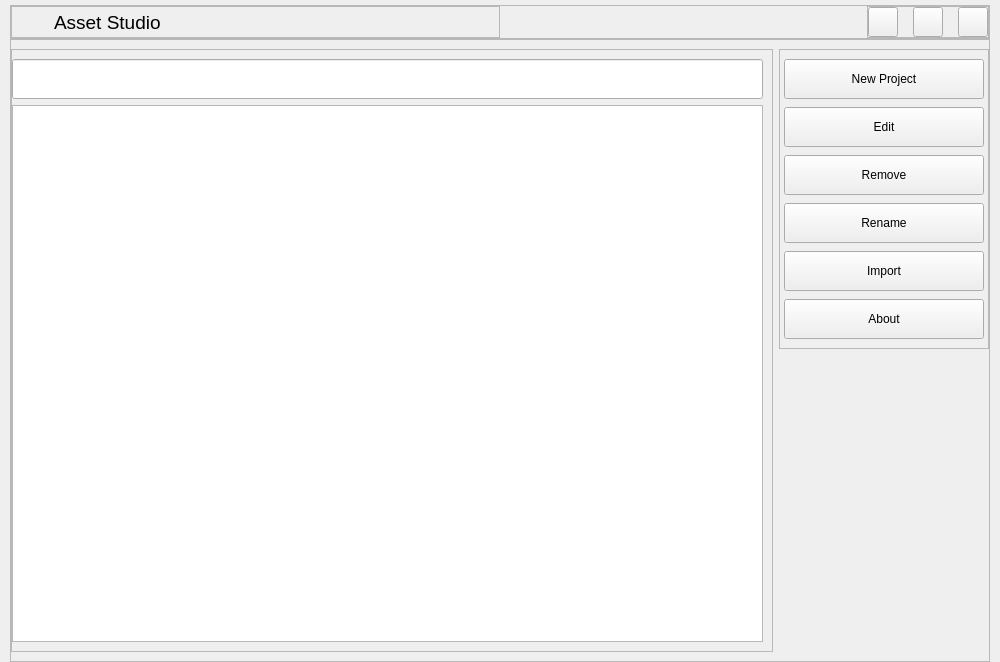
<?xml version="1.0" encoding="UTF-8"?>
<ui version="4.0">
 <class>MainWindow</class>
 <widget class="QMainWindow" name="MainWindow">
  <property name="geometry">
   <rect>
    <x>0</x>
    <y>0</y>
    <width>1000</width>
    <height>662</height>
   </rect>
  </property>
  <property name="minimumSize">
   <size>
    <width>1000</width>
    <height>630</height>
   </size>
  </property>
  <property name="windowTitle">
   <string>MainWindow</string>
  </property>
  <widget class="QWidget" name="centralwidget">
   <layout class="QVBoxLayout" name="verticalLayout">
    <property name="spacing">
     <number>0</number>
    </property>
    <property name="leftMargin">
     <number>10</number>
    </property>
    <property name="topMargin">
     <number>5</number>
    </property>
    <property name="rightMargin">
     <number>10</number>
    </property>
    <property name="bottomMargin">
     <number>0</number>
    </property>
    <item>
     <widget class="QFrame" name="__frame_title_bar">
      <property name="minimumSize">
       <size>
        <width>0</width>
        <height>34</height>
       </size>
      </property>
      <property name="maximumSize">
       <size>
        <width>16777215</width>
        <height>34</height>
       </size>
      </property>
      <property name="frameShape">
       <enum>QFrame::StyledPanel</enum>
      </property>
      <property name="frameShadow">
       <enum>QFrame::Raised</enum>
      </property>
      <layout class="QHBoxLayout" name="horizontalLayout">
       <property name="spacing">
        <number>0</number>
       </property>
       <property name="leftMargin">
        <number>0</number>
       </property>
       <property name="topMargin">
        <number>0</number>
       </property>
       <property name="rightMargin">
        <number>0</number>
       </property>
       <property name="bottomMargin">
        <number>0</number>
       </property>
       <item>
        <widget class="QFrame" name="__frame_left_title_section">
         <property name="frameShape">
          <enum>QFrame::StyledPanel</enum>
         </property>
         <property name="frameShadow">
          <enum>QFrame::Raised</enum>
         </property>
         <layout class="QHBoxLayout" name="horizontalLayout_3">
          <property name="spacing">
           <number>12</number>
          </property>
          <property name="leftMargin">
           <number>0</number>
          </property>
          <property name="topMargin">
           <number>0</number>
          </property>
          <property name="rightMargin">
           <number>0</number>
          </property>
          <property name="bottomMargin">
           <number>0</number>
          </property>
          <item>
           <widget class="QLabel" name="__label_logo">
            <property name="minimumSize">
             <size>
              <width>30</width>
              <height>30</height>
             </size>
            </property>
            <property name="maximumSize">
             <size>
              <width>30</width>
              <height>30</height>
             </size>
            </property>
            <property name="text">
             <string/>
            </property>
            <property name="pixmap">
             <pixmap resource="../../resources/res.qrc">:/logos/logo.svg</pixmap>
            </property>
            <property name="scaledContents">
             <bool>true</bool>
            </property>
           </widget>
          </item>
          <item>
           <widget class="QLabel" name="__label_app_title">
            <property name="font">
             <font>
              <family>Segoe UI</family>
              <pointsize>14</pointsize>
             </font>
            </property>
            <property name="text">
             <string>Asset Studio</string>
            </property>
           </widget>
          </item>
         </layout>
        </widget>
       </item>
       <item alignment="Qt::AlignRight">
        <widget class="QFrame" name="__frame_right_section">
         <property name="frameShape">
          <enum>QFrame::StyledPanel</enum>
         </property>
         <property name="frameShadow">
          <enum>QFrame::Raised</enum>
         </property>
         <layout class="QHBoxLayout" name="horizontalLayout_2">
          <property name="spacing">
           <number>15</number>
          </property>
          <property name="leftMargin">
           <number>0</number>
          </property>
          <property name="topMargin">
           <number>0</number>
          </property>
          <property name="rightMargin">
           <number>0</number>
          </property>
          <property name="bottomMargin">
           <number>0</number>
          </property>
          <item>
           <widget class="QPushButton" name="pushButton_minimize">
            <property name="minimumSize">
             <size>
              <width>18</width>
              <height>18</height>
             </size>
            </property>
            <property name="maximumSize">
             <size>
              <width>30</width>
              <height>30</height>
             </size>
            </property>
            <property name="text">
             <string/>
            </property>
            <property name="icon">
             <iconset resource="../../resources/res.qrc">
              <normaloff>:/icons/minimize_button.svg</normaloff>:/icons/minimize_button.svg</iconset>
            </property>
            <property name="iconSize">
             <size>
              <width>30</width>
              <height>30</height>
             </size>
            </property>
           </widget>
          </item>
          <item>
           <widget class="QPushButton" name="pushButton_maximize">
            <property name="minimumSize">
             <size>
              <width>18</width>
              <height>18</height>
             </size>
            </property>
            <property name="maximumSize">
             <size>
              <width>30</width>
              <height>30</height>
             </size>
            </property>
            <property name="text">
             <string/>
            </property>
            <property name="icon">
             <iconset resource="../../resources/res.qrc">
              <normaloff>:/icons/maximize_button.svg</normaloff>:/icons/maximize_button.svg</iconset>
            </property>
            <property name="iconSize">
             <size>
              <width>30</width>
              <height>30</height>
             </size>
            </property>
           </widget>
          </item>
          <item>
           <widget class="QPushButton" name="pushButton_close">
            <property name="minimumSize">
             <size>
              <width>30</width>
              <height>30</height>
             </size>
            </property>
            <property name="maximumSize">
             <size>
              <width>30</width>
              <height>30</height>
             </size>
            </property>
            <property name="text">
             <string/>
            </property>
            <property name="icon">
             <iconset resource="../../resources/res.qrc">
              <normaloff>:/icons/close_button.svg</normaloff>:/icons/close_button.svg</iconset>
            </property>
            <property name="iconSize">
             <size>
              <width>30</width>
              <height>30</height>
             </size>
            </property>
           </widget>
          </item>
         </layout>
        </widget>
       </item>
      </layout>
     </widget>
    </item>
    <item>
     <widget class="QFrame" name="__frame_main_frame">
      <property name="frameShape">
       <enum>QFrame::StyledPanel</enum>
      </property>
      <property name="frameShadow">
       <enum>QFrame::Raised</enum>
      </property>
      <layout class="QHBoxLayout" name="horizontalLayout_4">
       <property name="leftMargin">
        <number>0</number>
       </property>
       <property name="rightMargin">
        <number>0</number>
       </property>
       <item>
        <widget class="QFrame" name="__frame_main_left_section">
         <property name="sizePolicy">
          <sizepolicy hsizetype="Expanding" vsizetype="Preferred">
           <horstretch>0</horstretch>
           <verstretch>0</verstretch>
          </sizepolicy>
         </property>
         <property name="minimumSize">
          <size>
           <width>735</width>
           <height>0</height>
          </size>
         </property>
         <property name="frameShape">
          <enum>QFrame::StyledPanel</enum>
         </property>
         <property name="frameShadow">
          <enum>QFrame::Raised</enum>
         </property>
         <layout class="QVBoxLayout" name="verticalLayout_3">
          <property name="leftMargin">
           <number>0</number>
          </property>
          <item>
           <widget class="QLineEdit" name="lineEdit_search_projects">
            <property name="minimumSize">
             <size>
              <width>0</width>
              <height>40</height>
             </size>
            </property>
            <property name="text">
             <string/>
            </property>
           </widget>
          </item>
          <item>
           <widget class="QListWidget" name="listWidget_project_list"/>
          </item>
         </layout>
        </widget>
       </item>
       <item alignment="Qt::AlignRight|Qt::AlignTop">
        <widget class="QFrame" name="__frame_main_right_section">
         <property name="minimumSize">
          <size>
           <width>210</width>
           <height>300</height>
          </size>
         </property>
         <property name="maximumSize">
          <size>
           <width>210</width>
           <height>16777215</height>
          </size>
         </property>
         <property name="frameShape">
          <enum>QFrame::StyledPanel</enum>
         </property>
         <property name="frameShadow">
          <enum>QFrame::Raised</enum>
         </property>
         <layout class="QVBoxLayout" name="verticalLayout_2">
          <property name="spacing">
           <number>8</number>
          </property>
          <property name="leftMargin">
           <number>0</number>
          </property>
          <property name="rightMargin">
           <number>0</number>
          </property>
          <item alignment="Qt::AlignHCenter|Qt::AlignTop">
           <widget class="QPushButton" name="pushButton_new_project">
            <property name="minimumSize">
             <size>
              <width>200</width>
              <height>40</height>
             </size>
            </property>
            <property name="maximumSize">
             <size>
              <width>200</width>
              <height>40</height>
             </size>
            </property>
            <property name="text">
             <string>New Project</string>
            </property>
           </widget>
          </item>
          <item alignment="Qt::AlignHCenter|Qt::AlignTop">
           <widget class="QPushButton" name="pushButton_edit_project">
            <property name="minimumSize">
             <size>
              <width>200</width>
              <height>40</height>
             </size>
            </property>
            <property name="maximumSize">
             <size>
              <width>200</width>
              <height>40</height>
             </size>
            </property>
            <property name="text">
             <string>Edit</string>
            </property>
           </widget>
          </item>
          <item alignment="Qt::AlignHCenter|Qt::AlignTop">
           <widget class="QPushButton" name="pushButton_remove_project">
            <property name="minimumSize">
             <size>
              <width>200</width>
              <height>40</height>
             </size>
            </property>
            <property name="maximumSize">
             <size>
              <width>200</width>
              <height>40</height>
             </size>
            </property>
            <property name="text">
             <string>Remove</string>
            </property>
           </widget>
          </item>
          <item alignment="Qt::AlignHCenter|Qt::AlignTop">
           <widget class="QPushButton" name="pushButton_rename_project">
            <property name="minimumSize">
             <size>
              <width>200</width>
              <height>40</height>
             </size>
            </property>
            <property name="maximumSize">
             <size>
              <width>200</width>
              <height>40</height>
             </size>
            </property>
            <property name="text">
             <string>Rename</string>
            </property>
           </widget>
          </item>
          <item alignment="Qt::AlignHCenter|Qt::AlignTop">
           <widget class="QPushButton" name="pushButton_import_project">
            <property name="minimumSize">
             <size>
              <width>200</width>
              <height>40</height>
             </size>
            </property>
            <property name="maximumSize">
             <size>
              <width>200</width>
              <height>40</height>
             </size>
            </property>
            <property name="text">
             <string>Import</string>
            </property>
           </widget>
          </item>
          <item alignment="Qt::AlignHCenter|Qt::AlignBottom">
           <widget class="QPushButton" name="pushButton_about">
            <property name="minimumSize">
             <size>
              <width>200</width>
              <height>40</height>
             </size>
            </property>
            <property name="maximumSize">
             <size>
              <width>200</width>
              <height>40</height>
             </size>
            </property>
            <property name="text">
             <string>About</string>
            </property>
           </widget>
          </item>
         </layout>
        </widget>
       </item>
      </layout>
     </widget>
    </item>
   </layout>
  </widget>
 </widget>
 <resources>
  <include location="../../resources/res.qrc"/>
 </resources>
 <connections/>
</ui>
